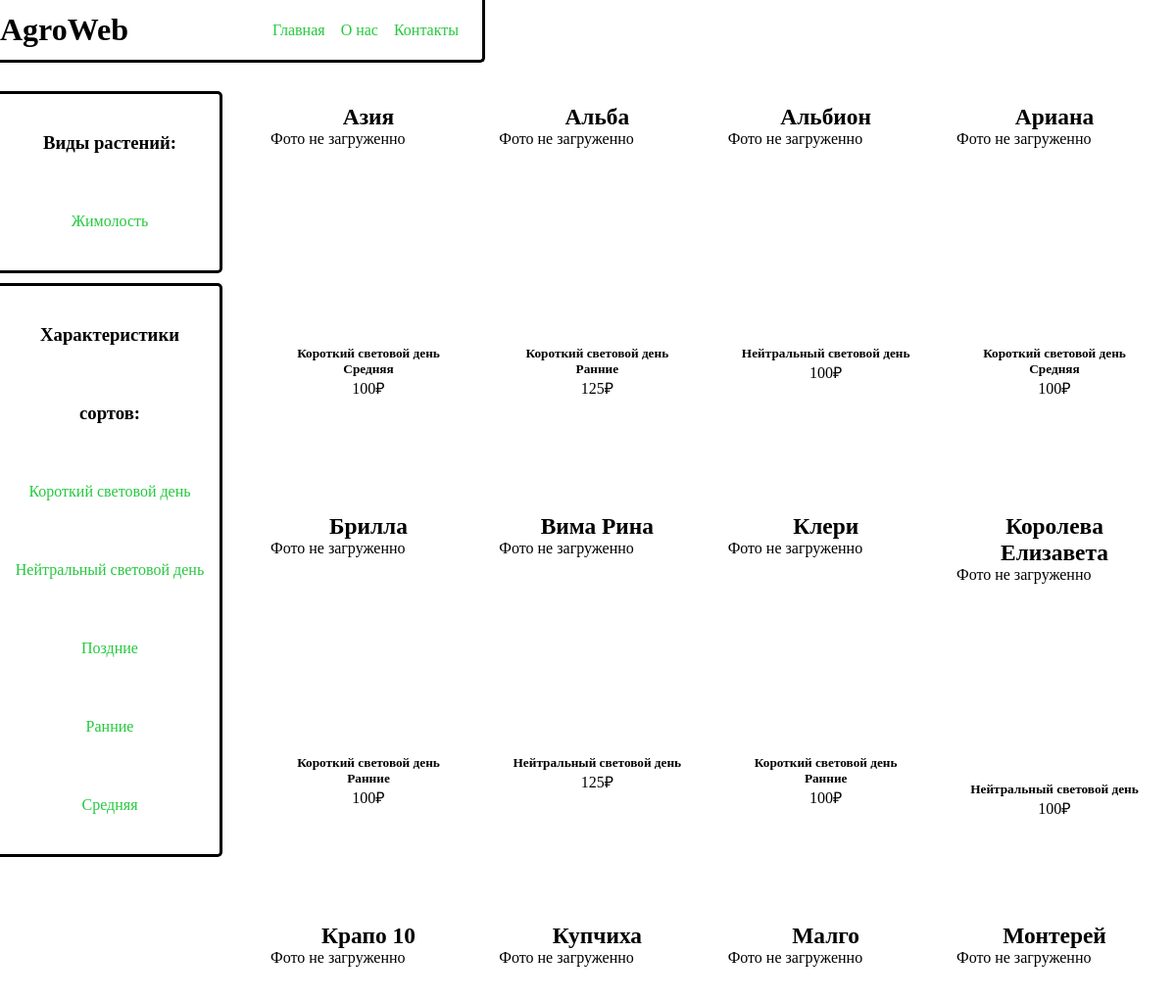
Before: /compot/filter/klubnika (upper part) with the older database file.
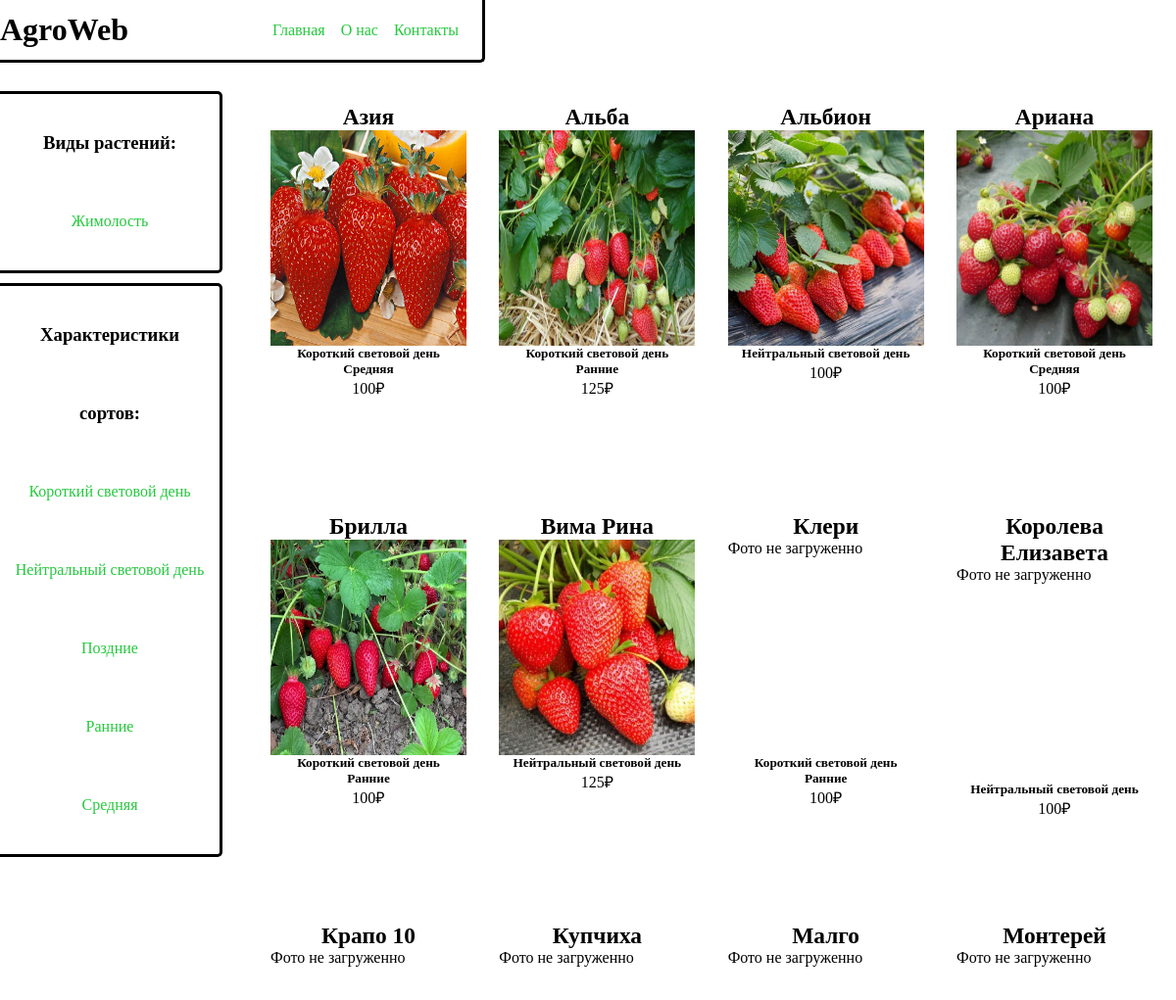
After: the same page with the newer database file.
### Catalog/models.py (models this page shows, shortened)
class Kind(models.Model):
    name = models.CharField(max_length=50, db_index=True)
    slug = models.SlugField(max_length=100, db_index=True, unique=True)
    class Meta:
        ordering = ("name", )
        verbose_name = "Вид товара"
        verbose_name_plural = "Виды товаров"

class Category(models.Model):
    name = models.CharField(max_length=100, db_index=True)
    slug = models.SlugField(max_length=150, db_index=True, unique=True)
    category = models.ForeignKey(Kind,
                                 on_delete=models.CASCADE,
                                 blank=True,
                                 null=True,
                                 )
    class Meta:
        ordering = ("name", )
        verbose_name = "Расшифровка"
        verbose_name_plural = "Расшифровки"
    def __str__(self):
        return self.name

class Product(models.Model):
    kind = models.ForeignKey(Kind,
                             related_name="kinds",
                             on_delete=models.CASCADE,
                             blank=True,
                             null=True
                             )
    category = models.ManyToManyField(Category,
                                      related_name="categories",
                                      blank=True,
                                      )
    name = models.CharField(max_length=75, db_index=True)
    slug = models.SlugField(max_length=200, db_index=True, unique=True)
    image = models.ImageField(upload_to="products/", blank=True)
    price = models.DecimalField(max_digits=4, decimal_places=0)
    stock = models.PositiveIntegerField()
    available = models.BooleanField(default=True)
    created = models.DateTimeField(auto_now_add=True)
    updated = models.DateTimeField(auto_now=True)
    class Meta:
        ordering = ("name",)
        index_together = (("id", "slug"), )
        verbose_name = "Товар"
        verbose_name_plural = "Товары"

### Catalog/views.py (the view)
# urls.py: path('', views.product_list, name="product_list"),
def product_list(request, kind_slug=None, category_slug=None):
    kind = None
    kinds = Kind.objects.all()
    category = None
    categories = Category.objects.all()
    products = Product.objects.all().filter(available=True)
    if category_slug:
        category = get_object_or_404(Category, slug=category_slug)
        products = products.filter(category=category)
        kind = category.category
    elif kind_slug:
        kind = get_object_or_404(Kind, slug=kind_slug)
        products = products.filter(kind=kind)
        categories = categories.filter(category=kind)
    return render(request, "Catalog/product/list.html", {"kind": kind, "kinds": kinds, "products": products, "categories": categories})

### Catalog/templates/Catalog/product/list.html (shortened to what this page needs)
{% extends "Catalog/base.html" %}
{% load static %}
{% block aside-kind %}
    {% if not kind %}
        {% for kind in kinds %}
            <p><a href="/compot/filter/{{kind.slug}}">{{kind.name}}</a></p>
        {% endfor %}
    {% elif kind %}
        {% for kin in kinds %}
            {% if not kin.name == kind.name %}
                <p><a href="/compot/filter/{{kin.slug}}">{{kin.name}}</a></p>
            {% endif %}
        {% endfor %}
    {% endif %}
{% endblock %}
{% block filter %}
    {% if not kind %}
        {% for kind in kinds %}
            <div class="table"><h4>{{kind.name}}:</h4></div>
            {% for category in categories %}
                {% if category.category == kind %}
                    <p><a href="/compot/filter/{{kind.slug}}/{{category.slug}}">{{category.name}}</a></p>
                {% endif %}
            {% endfor %}
        {% endfor %}
    {% elif kind %}
        {% for category in categories %}
            {% if category.category == kind %}
                <p><a href="/compot/filter/{{kind.slug}}/{{category.slug}}">{{category.name}}</a></p>
            {% endif %}
        {% endfor %}
    {% endif %}
{% endblock %}
{% block content %}
    {% for product in products %}
    <div class="card">
        <div class="card-name">
            <h3>{{product.name}}</h3>
        </div>
        <div class="card-img">
            {% if product.image %}
                <img class='card-img' src="{{ product.image.url }}">
            {% else %}
                <p>Фото не загруженно</p>
            {% endif %}
        </div>
        <h5>
            {% for category in product.category.all %}
            <div class="card-info">
                <p>{{category}}</p>
            </div>
            {% endfor %}
        </h5>
        <div class="card-info">
            <p>{{product.price}}₽</p>
        </div>
    </div>
    {% endfor %}
{% endblock %}

### Catalog/templates/Catalog/base.html (shortened to what this page needs)
{% load static %}
<!DOCTYPE html>
<html lang="en">
<head>
    <link href='{% static "Catalog/css/base.css" %}' rel="stylesheet">
</head>
<body>
    <header class="site-header">
        <div class="wrapper site-header__wrapper">
            <h1>AgroWeb</h1>
            <nav class="nav">
                <a href="{% url 'product_list' %}">Главная</a>
                <a href="{% url 'about' %}">О нас</a>
                <a href="{% url 'contacts' %}">Контакты</a>
            </nav>
        </div>
    </header>
    <div class="main">
        <aside>
            <div class="aside-kind-category">
                <h3>Виды растений:</h3>
                {% block aside-kind %}
                {% endblock %}
            </div>
            <div class="filter-aside">
                <h3>Характеристики сортов:</h3>
                {% block filter %}
                {% endblock %}
            </div>
        </aside>
        <div id="content">
            {% block content %}
            {% endblock %}
        </div>
    </div>
</body>
</html>

### Catalog/static/Catalog/css/base.css (style rules this page uses)
* { margin: 0; padding: 0; }
.card-img { height: 220px; width: 200px; }
.wrapper { margin: 0 auto; margin-left: 0; padding: 1%; padding-left: 0; width: 40%; border: solid 3px; border-bottom-right-radius: 5px; border-top: 0; border-left: 0; }
.site-header__wrapper { display: flex; justify-content: space-between; align-items: center; }
.nav > a { text-decoration: none; font-family: cursive; color: #24c93d; margin-right: 1vw; }
.aside-kind-category { width: 17vw; margin: 5px; margin-left: 0; padding: 10px; display: inline-block; border: solid 3px; border-left: none; border-top-right-radius: 5px; border-bottom-right-radius: 5px; text-align: center; line-height: 10vh; }
.aside-kind-category > p > a { text-decoration: none; color: #24c93d; }
.filter-aside { width: 17vw; margin: 5px; margin-left: 0; padding: 10px; display: inline-block; border: solid 3px; border-left: none; border-top-right-radius: 5px; border-bottom-right-radius: 5px; text-align: center; line-height: 10vh; }
.filter-aside > p > a { text-decoration: none; color: #24c93d; }
.main { margin-top: 2%; }
#content { display: flex; flex-wrap: wrap; justify-content: space-between; margin-left: 21%; padding: 2%; padding-top: 0; height: auto; width: auto; background: #fff; }
aside { float: left; width:20vw; }
.card { display: block; width: 200px; height: 400px; margin-top: 2%; }
.card-name { text-align: center; font-family: cursive; font-size: 20px; }
.card-info { text-align: center; font-family: cursive; }

Changed rows visible on the page:
changed Product "Азия": image: picture added; no longer shows "Фото не загруженно"
changed Product "Альба": image: picture added; no longer shows "Фото не загруженно"
changed Product "Альбион": image: picture added; no longer shows "Фото не загруженно"
changed Product "Ариана": image: picture added; no longer shows "Фото не загруженно"
changed Product "Брилла": image: picture added; no longer shows "Фото не загруженно"
changed Product "Вима Рина": image: picture added; no longer shows "Фото не загруженно"
